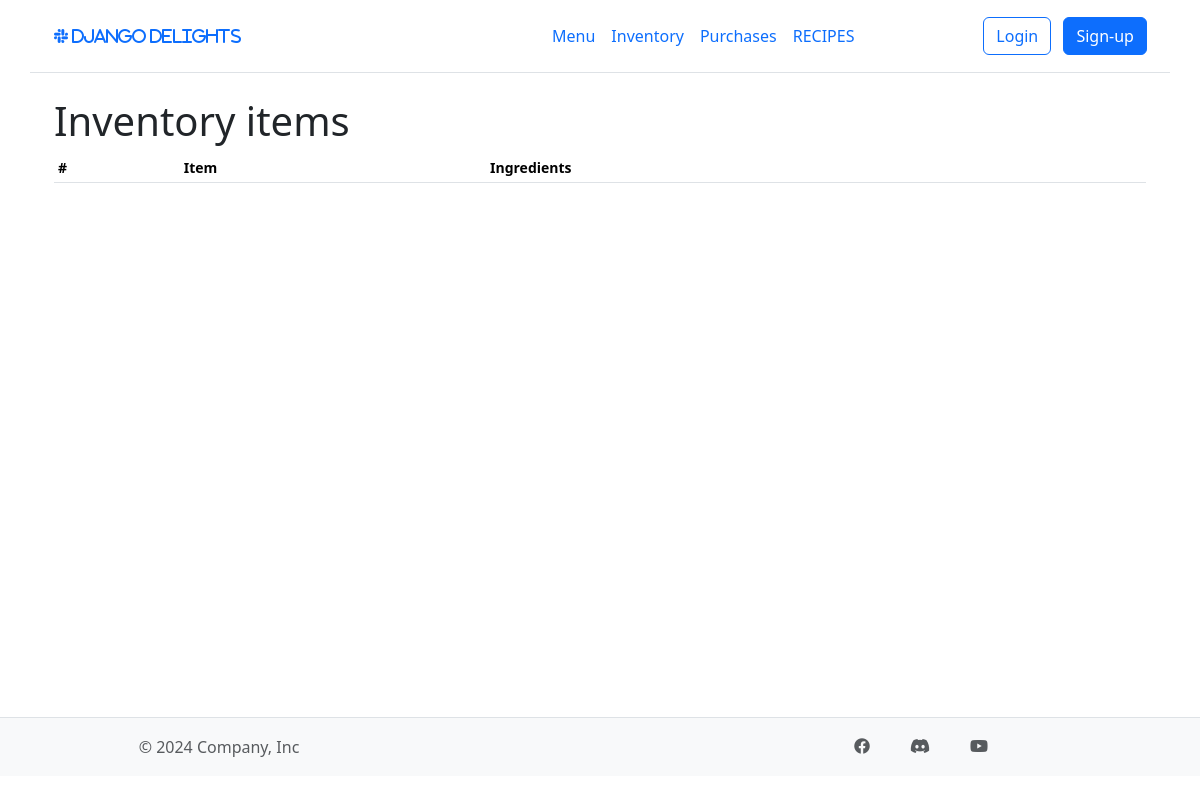
Page /recipes/ on the earlier database version.
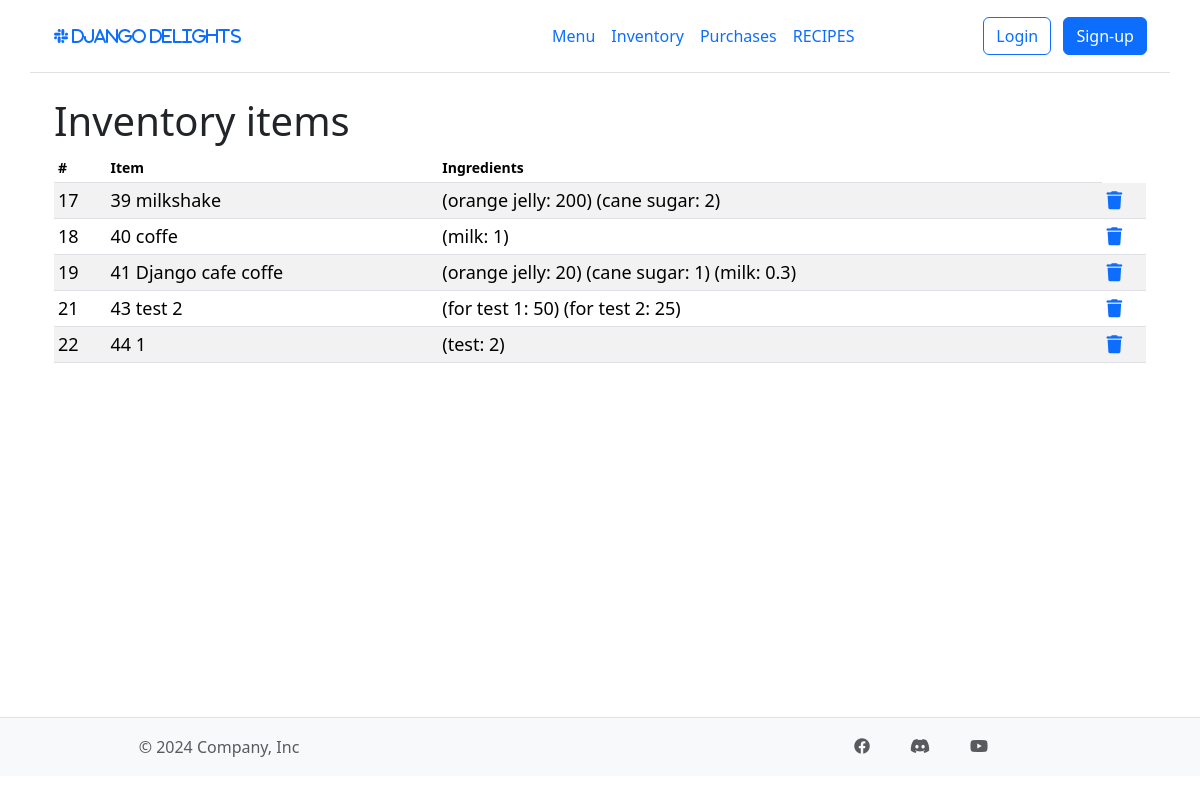
Same page on the later database version.
### inventory/models.py (models this page shows, shortened)
class RecipeRequirement(models.Model):
    menu_item = models.ForeignKey(MenuItem, on_delete=models.CASCADE)
    ingredients_quantity = models.JSONField()

class MenuItem(models.Model):
    name = models.CharField(max_length=50)
    price = models.FloatField(default=0)
    def __str__(self):
        return str(self.id) + " " + self.name

class Ingredient(models.Model):
    name = models.CharField(max_length=50)
    quantity = models.FloatField(default=0)
    unit = models.CharField(max_length=10)
    unit_price = models.FloatField(null=False, blank=False)

### inventory/views.py (the view)
# urls.py: path("recipes/", views.recipes, name="recipes"),
def recipes(request):
    ingredients = {i.id: i.name for i in Ingredient.objects.all()}
    logger.debug(f"Ingredients: {ingredients}")
    return render(
        request,
        "inventory/recipes.html",
        context={
            "ingredients": ingredients,
            "recipes": RecipeRequirement.objects.all(),
        },
    )

### inventory/templatetags/inventory/custom_filters.py (called while the page is built)
@register.filter
def get_item_by_id(dictionary, key):
    return dictionary.get(int(key))

### inventory/templates/inventory/recipes.html (shortened to what this page needs)
{% extends "inventory/base.html" %}
{%load static%}
{%load inventory.custom_filters%}
{% block content %}
<div class="container table-responsive small">
    <h1>Inventory items</h1>
    <table class='table table-striped table-sm'>
        <thead>
            <tr>
                <th scope="col">#</th>
                <th scope="col">Item</th>
                <th scope="col">Ingredients</th>
            </tr>
        </thead>
        <tbody>
            {% for item in recipes %}
                <tr class="table-row" style="font-size: 18px;">
                    <td>{{item.id}}</td>
                    <td>{{ item.menu_item }}</td>
                    <td>
                        {% for key, value in item.ingredients_quantity.items %}
                            ({{ ingredients|get_item_by_id:key }}: {{ value }})
                        {% endfor %}
                    </td>
                    <td><a href="{% url 'delete' item.id %}?model=recipes"><i class="fa fa-trash"></i></a></td>
                </tr>
            {% endfor %}
        </tbody>
    </table>
</div>
{% endblock content %}

Differences in the rows shown:
added RecipeRequirement: id "17", menu_item "39 milkshake", ingredients_quantity "orange jelly", ingredients_quantity "200"
now on this page (row unchanged): Ingredient: name "cane sugar", value "2", value "1"
added RecipeRequirement: id "18", menu_item "40 coffe"
added Ingredient: name "milk", value "1", value "0.3"
added RecipeRequirement: id "19", menu_item "41 Django cafe coffe", ingredients_quantity "orange jelly", ingredients_quantity "20"
added RecipeRequirement: id "21", menu_item "43 test 2"
added Ingredient: name "for test 1", value "50", shown under "21"
added Ingredient: name "for test 2", value "25", shown under "21"
added RecipeRequirement: id "22", menu_item "44 1"
added Ingredient: name "test", value "2", shown under "22"
